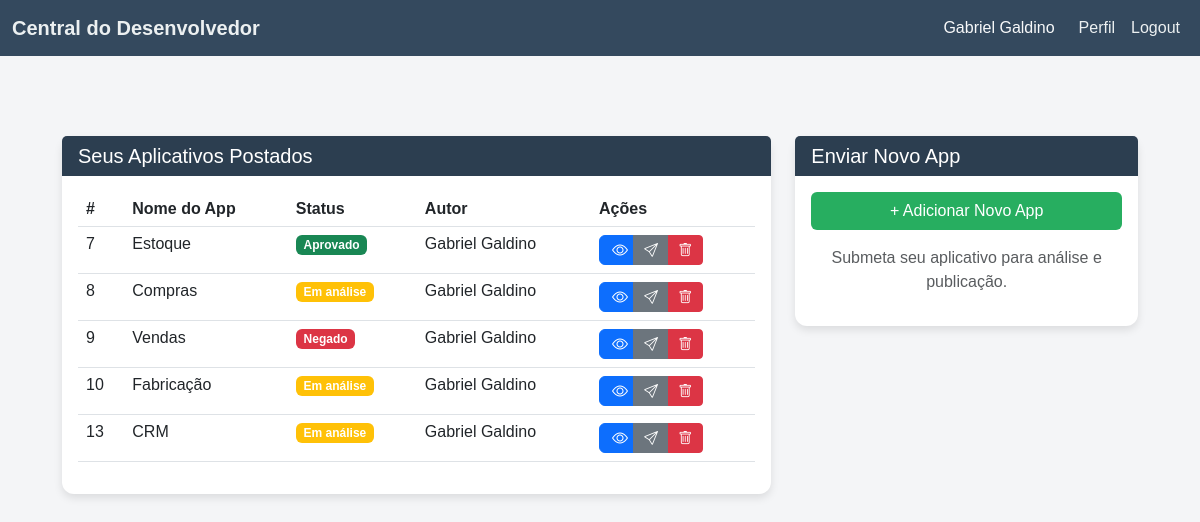
Before: /developer/ (signed in) with the older database file.
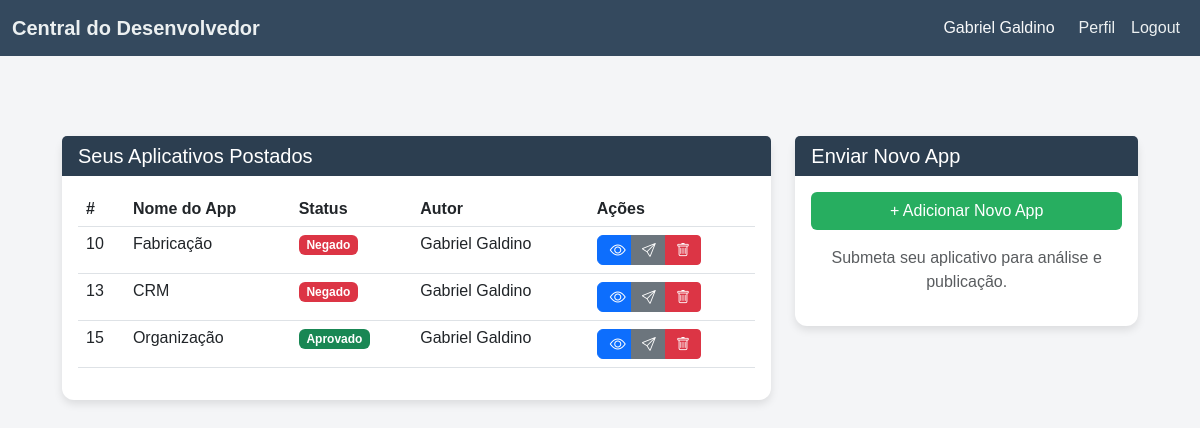
After: the same page with the newer database file.
### Market/models.py (models this page shows)
class App(models.Model):
    STATUS_CHOICES = [
        ('Pendente', 'Pendente'),
        ('Aprovado', 'Aprovado'),
        ('Negado', 'Negado'),
    ]
    nome = models.CharField(max_length=20, unique=True, blank=False)
    descricao = models.CharField(max_length=200, blank=True)
    versao = models.CharField(max_length=20, blank=False)
    instalado = models.BooleanField(default=False)
    dependencias = models.JSONField(default=list)
    zip_file = models.FileField(upload_to=f'media/apps/')
    autor = models.ForeignKey(Developer, on_delete=models.PROTECT, blank=False, null=False)
    publicado = models.BooleanField(default=False)
    created_At = models.DateTimeField(auto_now_add=True)
    updated_At = models.DateTimeField(auto_now=True)
    approved_status = models.CharField(
        max_length=10,
        choices=STATUS_CHOICES,
        default='Pendente'
    )

### Usuario/models.py (models this page shows, shortened)
class Colaborador(AbstractUser):
    def validar_cpf(value):
        cpf = CPF()
        if not cpf.validate(value):
            raise ValidationError('CPF inválido.')
    colaborador_groups = models.ManyToManyField(Group, related_name='colaborador', blank=True)
    colaborador_permissions = models.ManyToManyField(Permission, related_name='colaborador_permission', blank=True)
    cpf = models.CharField(max_length=14, unique=True, validators=[validar_cpf])
    email = models.EmailField(max_length=50, unique=True)
    telefone = models.CharField(max_length=15, blank=True, null=True)
    endereco = models.ForeignKey(
        Endereco, on_delete=models.PROTECT, blank=True, null=True)
    data_nascimento = models.DateField(blank=True, null=True)
    empresa = models.ForeignKey(
        Empresa, on_delete=models.PROTECT, blank=True, null=True, related_name='colaboradores')
    setor = models.ForeignKey(Setor, on_delete=models.PROTECT,
                              blank=True, null=True, related_name='cargo')
    cargo = models.ForeignKey(Cargo, on_delete=models.PROTECT,
                              blank=True, null=True, related_name='cargo')
    matricula = models.CharField(max_length=20, unique=True, blank=True, null=True)
    data_demissao = models.DateField(blank=True, null=True)
    is_active = models.BooleanField(default=1)
    is_developer = models.BooleanField(default=False)
    USERNAME_FIELD = 'username'

### Market/views.py (the view, shortened to what this page needs)
# urls.py: path('developer/', developer_view, name='central'),
@login_required
def developer_view(request):
    dev = request.user.id
    app_form = AppRegisterForm()
    apps = App.objects.all()
    return render(request, 'desenvolvedor/central_do_desenvolvedor.html', {
        'app_form': app_form,
        'apps': apps
    })

### Market/auth_developers.py (called while the page is built)
    def get_user(self, user_id):
        try:
            return User.objects.get(pk=user_id, is_developer=True)
        except User.DoesNotExist:
            return None

### Market/templatetags/custom_tags.py (called while the page is built)
@register.filter
def status_badge_class(value):
    if value == 'Aprovado':
        return 'bg-success'
    elif value == 'Negado':
        return 'bg-danger'
    elif value == 'Em análise':
        return 'bg-warning'

### Market/templates/desenvolvedor/central_do_desenvolvedor.html (shortened to what the changed rows need)
{%load static %}
{% load custom_tags %}
<html lang="en">
<head>
    <link href="https://cdn.jsdelivr.net/npm/bootstrap@5.3.0-alpha3/dist/css/bootstrap.min.css" rel="stylesheet">
    <link rel="stylesheet" href="https://cdn.jsdelivr.net/npm/bootstrap-icons/font/bootstrap-icons.css">
    <link rel="stylesheet" href="../../static/styles/central_do_desenvolvedor.css">
</head>
    <body>
        <div class="dashboard container mt-5">
            <div class="row g-4">
                <div class="col-md-8">
                    <div class="card">
                        <div class="card-body">
                            <table class="table table-hover">
                                <thead>
                                    <tr>
                                        <th>#</th>
                                        <th>Nome do App</th>
                                        <th>Status</th>
                                        <th>Autor</th>
                                        <th>Ações</th>
                                    </tr>
                                </thead>
                                <tbody>
                                    {% for app in apps %}
                                    <tr>
                                        <td>{{ app.id }}</td>
                                        <td>{{ app.nome }}</td>
                                        <td>
                                            <span class="badge {{ app.approved_status|status_badge_class }} status">
                                                {{ app.approved_status }}
                                            </span>
                                        </td>
                                        <td>{{ app.autor.first_name }} {{ app.autor.last_name }}</td>
                                        <td>
                                            <div class="btn-group ">
                                                <button class="btn btn-primary col-3">
                                                    <i class="bi bi-eye"></i>
                                                </button>
                                                <button class="btn btn-sm btn-secondary col-3">
                                                    <a href="{% url 'app_review' app.id %}" style="color: white;" >
                                                        <i class="bi bi-send"></i>
                                                    </a>
                                                </button>
                                                <button class="btn btn-sm btn-danger col-3">
                                                    <a href="{% url 'app_remove' app.id %}" style="color: white;"><i class="bi bi-trash"></i></a>
                                                </button>
                                            </div>
                                        </td>
                                    </tr>
                                {% empty %}
                                    <tr><td colspan="5">Nenhum aplicativo publicado</td></tr>
                                {% endfor %}
                                </tbody>
                            </table>
                        </div>
                    </div>
                </div>
            </div>
        </div>
    </body>
</html>

Changed rows visible on the page:
removed App: id "7", nome "Estoque", approved_status "Aprovado", autor.first_name "Gabriel", autor.last_name "Galdino"
removed App: id "8", nome "Compras", approved_status "Em análise", autor.first_name "Gabriel", autor.last_name "Galdino"
removed App: id "9", nome "Vendas", approved_status "Negado", autor.first_name "Gabriel", autor.last_name "Galdino"
changed App "Fabricação": approved_status "Em análise" → "Negado"
changed App "CRM": approved_status "Em análise" → "Negado"
added App: id "15", nome "Organização", approved_status "Aprovado", autor.first_name "Gabriel", autor.last_name "Galdino"
